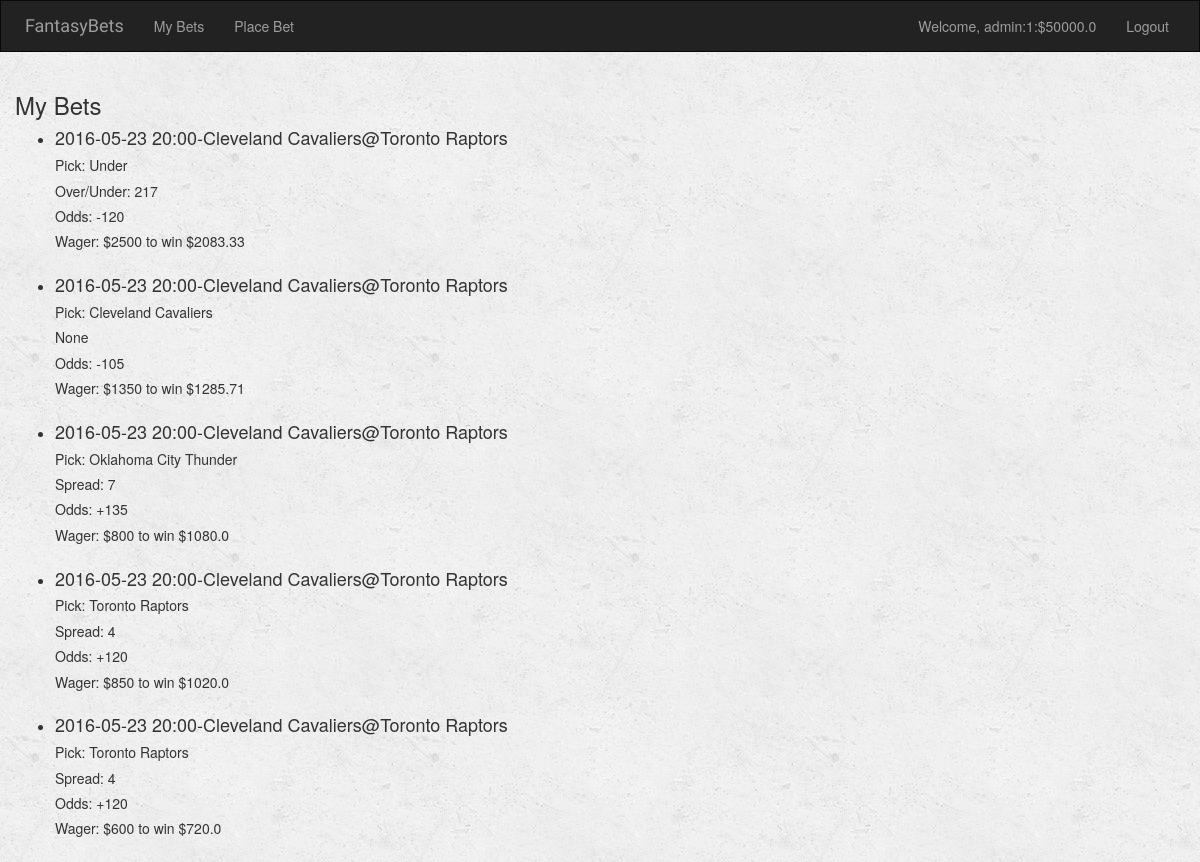
/betting/mybets (signed in), run on the app's committed database.
### betting/models.py (models this page shows, shortened)
class Better(models.Model):
    user = models.OneToOneField(User, on_delete=models.CASCADE)
    balance = models.FloatField(default=50000.00)

class Bet(models.Model):
    game = models.ForeignKey(Game, on_delete=models.CASCADE)
    type = models.CharField(max_length=100)
    wager = models.IntegerField()
    betvalue = models.IntegerField()
    userId = models.IntegerField()
    odds = models.IntegerField()
    betpick = models.CharField(max_length=70)
    paid = models.BooleanField(default=False)
    def winAmount(self):
        if self.odds>0:
            win = float(self.wager) * (float(self.odds)/100)
            win = round(win, 2)
            return win
        elif self.odds<0:
            win = float(self.wager) * (100/float(-(self.odds)))
            win = round(win, 2)
            return win
        else:
            return wager
    def pickToString(self):
        if self.type == "overunder":
            return "Over/Under: %d" % (self.betvalue)
        elif self.type == "spread":
            return "Spread: %d" % (self.betvalue)
        elif self.type == "straightup":
            return "This is a straight wager on the game winner"
    def oddsToString(self):
        if self.odds > 0:
            return "+%d" % (self.odds)
        else:
            return self.odds

class Game(models.Model):
    hometeam = models.CharField(max_length=70)
    awayteam = models.CharField(max_length=70)
    homescore = models.IntegerField()
    awayscore = models.IntegerField()
    gamedate = models.DateTimeField()
    def __str__(self):
        return self.gamedate.strftime('%Y-%m-%d %H:%M')+'-'+self.awayteam+'@'+self.hometeam

### betting/views.py (the view)
# urls.py: url(r'mybets$', views.BetsView.as_view(), name='mybets'),
class BetsView(generic.ListView):
    template_name = 'betting/mybets.html';
    context_object_name = 'all_bets'
    def get_queryset(self):
        return Bet.objects.all()

### betting/templates/betting/mybets.html
{% extends 'betting/base.html' %}
{% block body %}
<div class="container-fluid songs-container">
{% if all_bets %}
    <div><h3>My Bets</h3></div>
    <ul>
        {% for bet in all_bets %}
        {% if user.id == bet.userId and bet.paid == False %}
            <li><h4> {{bet.game}} </h4>
            <h5>Pick: {{bet.betpick}}
            <h5>{{ bet.pickToString }}
            <h5>Odds: {{bet.oddsToString}}
            <h5>Wager: ${{bet.wager}} to win ${{bet.winAmount}}
            <br><br>
            </h5>
            </li>
        {% endif %}
        {% endfor %}
    </ul>
{% else %}
    <h3>No Current Bets Placed</h3>
{% endif %}
</div>
{% endblock %}

### betting/templates/betting/base.html (shortened to what this page needs)
<!DOCTYPE html>
<html lang="en">
<head>
    {% load staticfiles %}
    <link rel="stylesheet" href="https://maxcdn.bootstrapcdn.com/bootstrap/3.3.6/css/bootstrap.min.css"/>
    <link rel="stylesheet" type="text/css" href="{% static 'betting/style.css' %}"/>
</head>
<body>
<nav class="navbar navbar-inverse">
    <div class="container-fluid">
        <div class="navbar-header">
            <a class="navbar-brand" href="{% url 'betting:index' %}">&nbsp; FantasyBets</a>
        </div>
        <div class="collapse navbar-collapse" id="topNavBar">
            <ul class = "nav navbar-nav">
                <li class="">
                    <a href="{% url 'betting:mybets' %}">My Bets</a>
                </li>
                <li class="">
                    <a href="{% url 'betting:placebet' %}">Place Bet</a>
                </li>
            </ul>
            <ul class="nav navbar-nav navbar-right">
                {% if user.is_authenticated %}
                <p class="navbar-text"> Welcome, {{ user.username }}:{{user.id}}:${{user.better.balance}}</p><li class="">
                    <li class="">
                        <a href="{% url 'betting:logout_user' %}">Logout</a>
                    </li>
                {% else %}
                <p class="navbar-text"> Welcome, Guest</p>
                    <li class="">
                        <a href="{% url 'betting:login_user' %}">Login</a>
                    </li>
                {% endif %}
                </li>
            </ul>
        </div>
    </div>
</nav>
{% block body %}
{% endblock %}
</body>
</html>

### betting/static/betting/style.css (style rules this page uses)
body { background: white url("images/background.png"); }
.navbar { border-radius: 0; }
.navbar-brand { font-family: 'Sigmar One', cursive; }

### data on the page
Bet: game "2016-05-23 20:00-Cleveland Cavaliers@Toronto Raptors", betpick "Under", pickToString "Over/Under: 217", oddsToString "-120", wager "2500", winAmount "2083.33"
Bet: game "2016-05-23 20:00-Cleveland Cavaliers@Toronto Raptors", betpick "Cleveland Cavaliers", pickToString "None", oddsToString "-105", wager "1350", winAmount "1285.71"
Bet: game "2016-05-23 20:00-Cleveland Cavaliers@Toronto Raptors", betpick "Oklahoma City Thunder", pickToString "Spread: 7", oddsToString "+135", wager "800", winAmount "1080.0"
Bet: game "2016-05-23 20:00-Cleveland Cavaliers@Toronto Raptors", betpick "Toronto Raptors", pickToString "Spread: 4", oddsToString "+120", wager "850", winAmount "1020.0"
Bet: game "2016-05-23 20:00-Cleveland Cavaliers@Toronto Raptors", betpick "Toronto Raptors", pickToString "Spread: 4", oddsToString "+120", wager "600", winAmount "720.0"

### other printed values
{{ user.username }} "admin"
{{ user.id }} "1"
{{ user.better.balance }} "50000.0"
